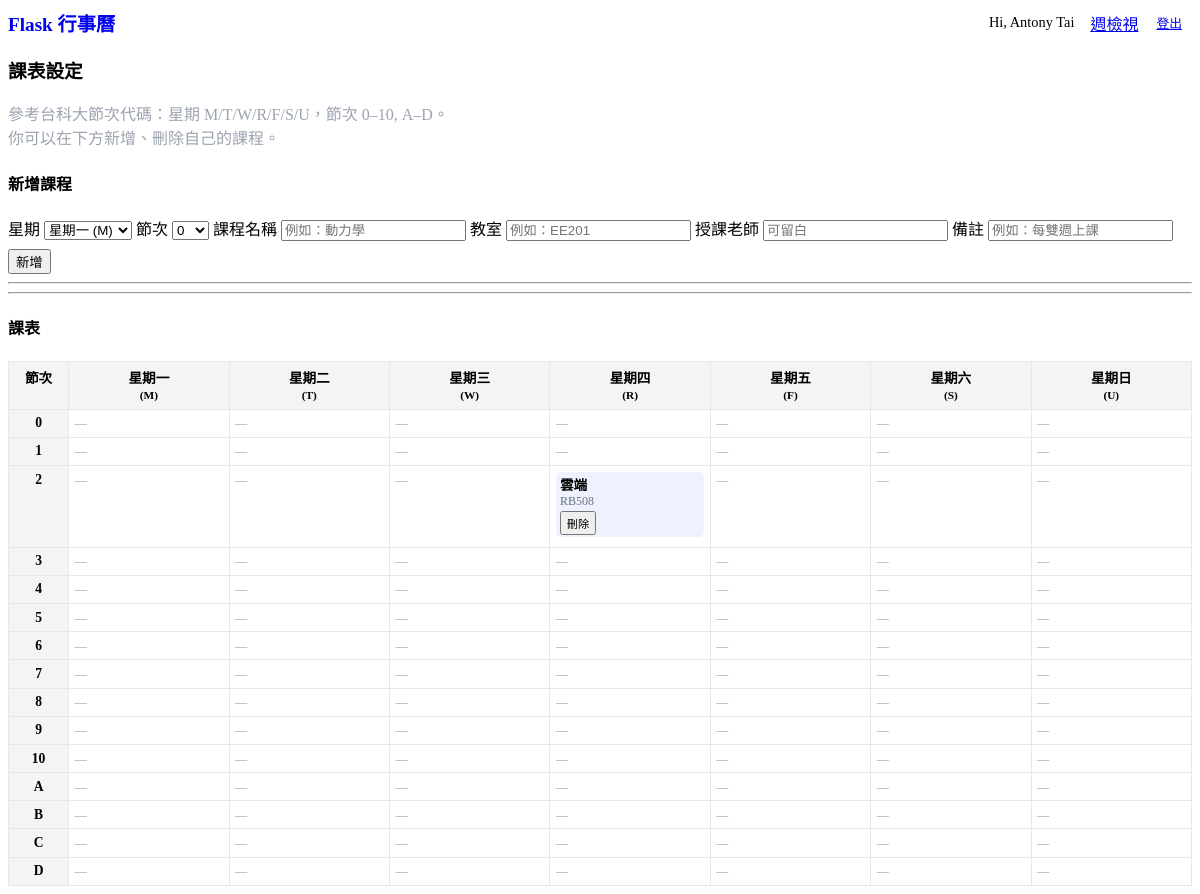
/timetable (signed in), run on the app's committed database.
### app.py (models this page shows)
class User(UserMixin, db.Model):
    __tablename__ = "users"
    id = db.Column(db.Integer, primary_key=True)
    email = db.Column(db.String(100), unique=True, nullable=False, index=True) # Email 是核心
    name = db.Column(db.String(100), nullable=True)
    created_at = db.Column(db.DateTime, default=func.now())
    social_auths = db.relationship('SocialAuth', backref='user', lazy=True)

class TimetableEntry(db.Model):
    __tablename__ = "timetable_entries"
    user_id = db.Column(db.Integer, db.ForeignKey('users.id'), nullable=False)
    id = db.Column(db.Integer, primary_key=True)
    weekday_code = db.Column(db.String(1), nullable=False)
    section = db.Column(db.String(2), nullable=False)
    course_name = db.Column(db.String(120), nullable=False)
    classroom = db.Column(db.String(50), nullable=True)
    teacher = db.Column(db.String(50), nullable=True)
    note = db.Column(db.String(200), nullable=True)

### app.py (the view, shortened to what this page needs)
@app.route("/timetable", methods=["GET"])
@login_required
def timetable():
    entries = (
        TimetableEntry.query
        .filter(TimetableEntry.user_id == current_user.id)
        .order_by(TimetableEntry.weekday_code.asc(), TimetableEntry.section.asc())
        .all()
    )
    entries_by_key = {}
    for e in entries:
        entries_by_key.setdefault((e.weekday_code, e.section), []).append(e)
    merged_cells = {}  # key: (weekday_code, section) -> {"entry": e, "rowspan": n}
    skip_slots = set()  # 被上方合併覆蓋掉的 (weekday_code, section)
    for weekday_code, _ in WEEKDAY_CHOICES:
        sec_list = SECTION_CHOICES
        i = 0
        while i < len(sec_list):
            sec = sec_list[i]
            key = (weekday_code, sec)
            slot_entries = entries_by_key.get(key, [])
            if len(slot_entries) != 1:
                i += 1
                continue
            e0 = slot_entries[0]
            span = 1
            j = i + 1
            while j < len(sec_list):
                next_sec = sec_list[j]
                key2 = (weekday_code, next_sec)
                slot_entries2 = entries_by_key.get(key2, [])
                if len(slot_entries2) != 1:
                    break
            merged_cells[key] = {"entry": e0, "rowspan": span}
            i = j
    return render_template(
        "timetable.html",
        WEEKDAY_CHOICES=WEEKDAY_CHOICES,
        SECTION_CHOICES=SECTION_CHOICES,
        entries_by_key=entries_by_key,
        entries=entries,
        merged_cells=merged_cells,
        skip_slots=skip_slots,
    )

### app.py (called while the page is built)
@login_manager.user_loader
def load_user(user_id):
    return User.query.get(int(user_id))

### templates/timetable.html (shortened to what this page needs)
{% extends "base.html" %}
{% block content %}
<h3>課表設定</h3>
<p class="muted">
  參考台科大節次代碼：星期 M/T/W/R/F/S/U，節次 0–10, A–D。<br>
  你可以在下方新增、刪除自己的課程。
</p>
<section>
  <h4>新增課程</h4>
  <form method="post" action="{{ url_for('timetable_add') }}">
    <div class="grid">
      <label>星期
        <select name="weekday_code" required>
          {% for code, label in WEEKDAY_CHOICES %}
            <option value="{{ code }}">{{ label }} ({{ code }})</option>
          {% endfor %}
        </select>
      </label>
      <label>節次
        <select name="section" required>
          {% for sec in SECTION_CHOICES %}
            <option value="{{ sec }}">{{ sec }}</option>
          {% endfor %}
        </select>
      </label>
      <label>課程名稱
        <input name="course_name" required placeholder="例如：動力學">
      </label>
      <label>教室
        <input name="classroom" placeholder="例如：EE201">
      </label>
      <label>授課老師
        <input name="teacher" placeholder="可留白">
      </label>
      <label>備註
        <input name="note" placeholder="例如：每雙週上課">
      </label>
    </div>
    <button type="submit" style="margin-top:.5rem;">新增</button>
  </form>
</section>
<hr>
<hr>
<section style="margin-top:1rem;">
  <h4>課表</h4>
  {% if entries|length == 0 %}
    <p class="muted">尚未新增任何課程，上方先新增幾筆吧。</p>
  {% else %}
    <table class="tt-table">
      <thead>
        <tr>
          <th class="tt-section-col">節次</th>
          {% for code, label in WEEKDAY_CHOICES %}
            <th>{{ label }}<br><small>({{ code }})</small></th>
          {% endfor %}
        </tr>
      </thead>
      <tbody>
        {% for sec in SECTION_CHOICES %}
          <tr>
            <th class="tt-section-col">{{ sec }}</th>
            {% for code, label in WEEKDAY_CHOICES %}
              {% set slot_entries = entries_by_key.get((code, sec), []) %}
              <td>
                {% if slot_entries|length == 0 %}
                  <span class="muted" style="font-size:0.75rem;">—</span>
                {% else %}
                  {% for e in slot_entries %}
                    <div class="tt-slot">
                      <div class="tt-slot-title">{{ e.course_name }}</div>
                      <div class="tt-slot-meta">
                        {% if e.classroom %}{{ e.classroom }}{% endif %}
                      </div>
                      <div class="tt-slot-actions">
                        <form method="post"
                              action="{{ url_for('timetable_delete', entry_id=e.id) }}"
                              style="display:inline;">
                          <button class="secondary outline"
                                  onclick="return confirm('刪除此課程？');">
                            刪除
                          </button>
                        </form>
                      </div>
                    </div>
                  {% endfor %}
                {% endif %}
              </td>
            {% endfor %}
          </tr>
        {% endfor %}
      </tbody>
    </table>
  {% endif %}
</section>
{% endblock %}

### templates/base.html (shortened to what this page needs)
<!doctype html>
<html lang="zh-Hant">
<head>
  <link rel="stylesheet" href="https://cdn.jsdelivr.net/npm/@picocss/pico@2/css/pico.min.css">
  <link rel="stylesheet" type="text/css" href="https://unpkg.com/trix@2.0.8/dist/trix.css">
  <link rel="stylesheet" href="{{ url_for('static', filename='css/style.css') }}">
</head>
<body class="container">
  <nav class="topbar">
  <strong>
    <a href="{{ url_for('index') }}" style="text-decoration:none; font-size:1.2rem;">
      Flask 行事曆
    </a>
  </strong>
  <div class="nav-right">
    {% if current_user.is_authenticated %}
      <span style="margin-right: 0.5rem; font-size: 0.9rem;">Hi, {{ current_user.name }}</span>
      {% if request.endpoint == 'week_view' %}
        <a href="{{ url_for('index') }}">月檢視</a>
      {% else %}
        <a href="{{ url_for('week_view') }}">週檢視</a>
      {% endif %}
      <a href="{{ url_for('logout') }}" role="button" class="outline contrast" style="padding: 5px 10px; font-size: 0.8rem;">登出</a>
    {% else %}
      <a href="{{ url_for('login') }}" role="button" style="padding: 5px 15px;">登入</a>
    {% endif %}
  </div>
</nav>
  <main>
    {% block content %}{% endblock %}
  </main>
</body>
</html>

### templates/base.html (style rules this page uses)
.muted { color:#9ca3af; }
.topbar { display:flex; gap:.5rem; justify-content:space-between; align-items:center; }
.nav-right { display:flex; gap:.5rem; align-items:center; }

### templates/timetable.html (style rules this page uses)
.tt-table { width: 100%; border-collapse: collapse; table-layout: fixed; }
.tt-table th, .tt-table td { border: 1px solid #e5e7eb; padding: 0.35rem; vertical-align: top; font-size: 0.85rem; }
.tt-table th { background: #f3f4f6; text-align: center; }
.tt-section-col { width: 3rem; }
.tt-slot { margin-bottom: 0.25rem; padding: 0.15rem 0.25rem; border-radius: 0.35rem; background: #eef2ff; }
.tt-slot-title { font-weight: 600; }
.tt-slot-meta { font-size: 0.75rem; color: #6b7280; }
.tt-slot-actions { margin-top: 0.15rem; }
.tt-slot-actions button { font-size: 0.7rem; padding: 0.1rem 0.3rem; }

### data on the page
User: name "Antony Tai"
TimetableEntry: course_name "雲端", classroom "RB508"

### other printed values
{{ label }} "星期一" "星期二" "星期三" "星期四" "星期五" "星期六" "星期日"
{{ code }} "M" "T" "W" "R" "F" "S" "U"
{{ sec }} "0" "1" "2" "3" "4" "5" "6" "7" "8" "9" "10" "A" "B" "C" "D"
form field weekday_code "星期一 (M)"
form field section "0"
